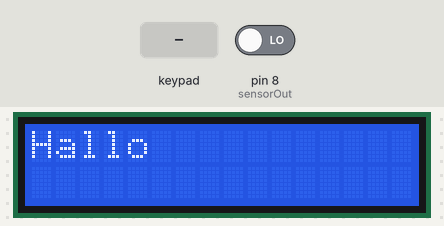
Recording of a sketch running on a simulated Arduino Mega 2560, built with avr-gcc and run on an emulated ATmega2560. Shown: 16×2 character LCD. Inputs (shaded band) come from the test bench; at power-on: pin 8 (sensorOut) LOW. What the sketch prints to the serial monitor is not drawn.

Above: at 0.1 s.
At 4.2 s:
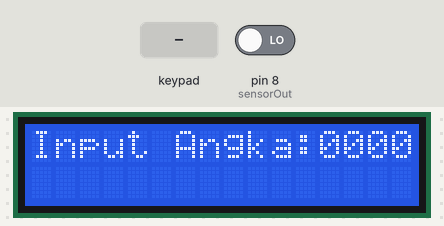
4.3 s: key '#' pressed
At 7.4 s:
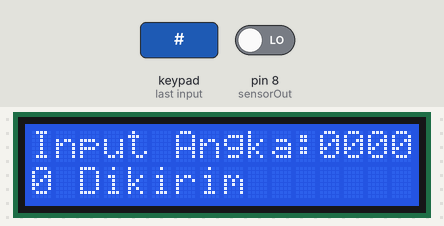
Timing chart, 0 to 8.9 s (numbered marks = the images above; inputs shaded):
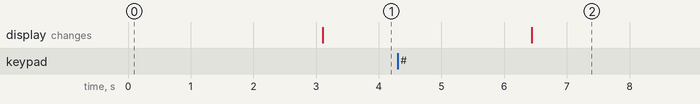

Measured:
- after the input at 4.3 s, the display: changes after 2.1 s (image 2)

The sketch:

mqttandKeypadandSensor.ino
```cpp
#include <ArduinoJson.h>

#include <Wire.h>
#include <LiquidCrystal_I2C.h>
#include <Keypad.h>
#define S0 4
#define S1 5
#define S2 6
#define S3 7
#define sensorOut 8

int redFrequency = 0;
int greenFrequency = 0;
int blueFrequency = 0;

const byte ROWS = 4;
const byte COLS = 3;


char keys[ROWS][COLS] = {
  {'1', '2', '3'},
  {'4', '5', '6'},
  {'7', '8', '9'},
  {'*', '0', '#'}
};
byte rowPins[ROWS] = {43, 41, 39, 37};
byte colPins[COLS] = {35, 33, 31};

Keypad keypad = Keypad( makeKeymap(keys), rowPins, colPins, ROWS, COLS );
LiquidCrystal_I2C lcd(0x3F, 16, 2);//coba juga 0x27

char stringAngka[17];
int indexKeypad = 0;
String data = "";
int jmlJawaban = 0;

const int capacity = JSON_ARRAY_SIZE(10) + 10*JSON_OBJECT_SIZE(2);
StaticJsonDocument<capacity> doc;
void setup() {
  Serial3.begin(115200);
  Serial.begin(9600);

    // Setting the outputs
  pinMode(S0, OUTPUT);
  pinMode(S1, OUTPUT);
  pinMode(S2, OUTPUT);
  pinMode(S3, OUTPUT);

  // Setting the sensorOut as an input
  pinMode(sensorOut, INPUT);
  digitalWrite(S0,HIGH);
  digitalWrite(S1,LOW);

  Serial.println();
        for(int i = 0; i< sizeof(stringAngka); i++){
            stringAngka[i] = '0';
          }
  Wire.begin();
  Wire.beginTransmission(0x3F);
  if (Wire.endTransmission())
  {
    lcd = LiquidCrystal_I2C(0x27, 16, 2);
  }
  lcd.init();
  lcd.backlight();
  lcd.print("Hallo");
  delay(3000);
  lcd.clear();
}

void loop() {
  getNumber();
  getwarna();
}

void getwarna(){
    // Setting RED (R) filtered photodiodes to be read
  digitalWrite(S2,LOW);
  digitalWrite(S3,LOW);

  // Reading the output frequency
  redFrequency = pulseIn(sensorOut, LOW);

   // Printing the RED (R) value
  Serial.print("R = ");
  Serial.print(redFrequency);
  delay(100);

  // Setting GREEN (G) filtered photodiodes to be read
  digitalWrite(S2,HIGH);
  digitalWrite(S3,HIGH);

  // Reading the output frequency
  greenFrequency = pulseIn(sensorOut, LOW);

  // Printing the GREEN (G) value
  Serial.print(" G = ");
  Serial.print(greenFrequency);
  delay(100);

  // Setting BLUE (B) filtered photodiodes to be read
  digitalWrite(S2,LOW);
  digitalWrite(S3,HIGH);

  // Reading the output frequency
  blueFrequency = pulseIn(sensorOut, LOW);

  // Printing the BLUE (B) value
  Serial.print(" B = ");
  Serial.println(blueFrequency);
  delay(100);
  }


void sendData(int number, int id){
   Serial.println(id);
    //data += "{ data : ";
    //data += String(number);
    //DynamicJsonDocument doc(1024);


    if(id > 9 ){

        //serializeJson(doc, Serial3);
        serializeJson(doc, Serial3);
        jmlJawaban = 0;
      }
    else{
        doc[id]["id"] = id + 1;
        doc[id]["data"] = number;
        delay(5000);
      }
    //serializeJson(doc, Serial3);
    //Serial3.println(doc);
      if(Serial3.available()){
        String msg = "";
        while(Serial3.available()){
          msg += char(Serial3.read());

          delay(50);
          }

         Serial.println(msg);


      }

    data = "";
  }

void getNumber(){
  int nilaiAngka;

  char key = keypad.getKey();
  lcd.setCursor(0, 0);
  lcd.print("Input Angka:");
  lcd.print(stringAngka);
  if (key) {

    //Serial.println(key);
    switch (key)
    {
      case '0':
      case '1':
      case '2':
      case '3':
      case '4':
      case '5':
      case '6':
      case '7':
      case '8':
      case '9':
        if (!indexKeypad)
        {
          lcd.clear();
        }
        stringAngka[indexKeypad++] = key;
        //lcd.print(key);
        break;
      case '*'://reset
        for(int i = 0; i< sizeof(stringAngka); i++){
            stringAngka[i] = '0';
          }
        lcd.clear();
        indexKeypad = 0;
        break;
      case '#':

        stringAngka[indexKeypad] = 0;
        lcd.setCursor(0, 1);

        nilaiAngka = atoi(stringAngka);
        lcd.print(nilaiAngka);
        lcd.print(" Dikirim");
        sendData(nilaiAngka, jmlJawaban);
        jmlJawaban += 1;
        for(int i = 0; i< sizeof(stringAngka); i++){
            stringAngka[i] = '0';
          }
        indexKeypad = 0;
        break;
    }

  }
  }
```
